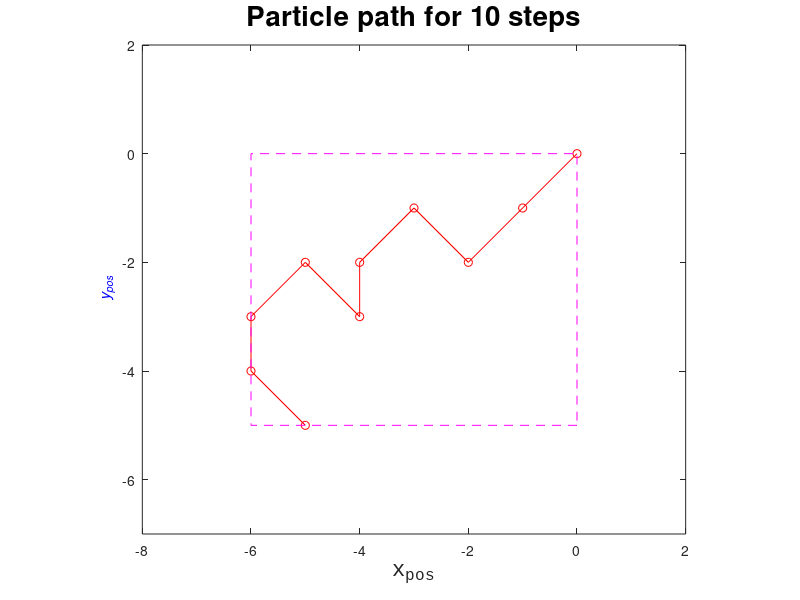

Write the MATLAB code that produced this figure. (Note: this script raises an error after producing the figure.)
%Final Exam - Moro Bamber
%% Level 1
clear
clc

N_steps=10;

x_vec(1)=0;
y_vec(1)=0;
xpos=0;
ypos=0;

for i=2:N_steps
    xrand=rand;
    yrand=rand;
    if xrand <=.47
        dx=-1;
    elseif xrand>.47 && xrand<=.57
        dx=0;
    else
        dx=1;
    end
    
    if yrand <=.49
        dy=-1;
    elseif yrand>.47 && yrand<=.54
        dy=0;
    else
        dy=1;
    end
    
    xpos=xpos+dx;
    ypos=ypos+dy;
    
    xvec(i)=xpos;
    yvec(i)=ypos;
    
end

width=abs(max(xvec)-min(xvec));
xmin=min(xvec);
height=abs(max(yvec)-min(yvec));
ymin=min(yvec);
xmin=min(xvec);
xmax=max(xvec);
ymin=min(yvec);
ymax=max(yvec);

f1=figure(1);
sp1=plot(xvec,yvec,'r-o');
axis equal
rectangle('Position',[xmin ymin width height],'EdgeColor','m','LineStyle','--')
ax1=gca;
set(ax1,'XLim',[(xmin-2) (xmax+2)]);
set(ax1,'YLim',[(ymin-2) (ymax+2)]);
t1=sprintf('%s%.0f%s','Particle path for ',N_steps,' steps');
title(t1,'FontSize',20);
y_text='\it y_{pos}';
ylabel(y_text)
y_lab=get(ax1,'YLabel');
set(y_lab,'Color','blue');
x_text='x_{pos}';
xlabel(x_text);
x_lab=get(ax1,'XLabel');
set(x_lab,'FontName','Courier New','FontSize',16)
x_lab;

f1=fopen('Bamber_L1_path.txt','wt');

fprintf(f1,'%-15s%-15s%-15s\n','Time (step)','x position','y position');
fprintf(f1,'%-15.0f%-15.1f%-15.2f\n',0,0,0);

for j=2:N_steps
    fprintf(f1,'%-15.0f%-15.1f%-15.2f\n',j,xvec(j),yvec(j));
end

fclose(f1);

%% Level 2
clear
clc


L_boundary=20;

[xvec,yvec,t_steps]=bamber_pathgenf(L_boundary);

width=abs(max(xvec)-min(xvec));
xmin=min(xvec);
height=abs(max(yvec)-min(yvec));
ymin=min(yvec);
xmin=min(xvec);
xmax=max(xvec);
ymin=min(yvec);
ymax=max(yvec);
xbmin=0-L_boundary;


f1=figure(2);
sp1=plot(xvec,yvec,'r-o');
axis equal
rectangle('Position',[xmin ymin width height],'EdgeColor','m','LineStyle','--')
rectangle('Position',[xbmin xbmin 2*L_boundary 2*L_boundary],'EdgeColor','b','LineWidth',3)
legend('Path')
ax1=gca;
set(ax1,'XLim',[(xbmin-2) (L_boundary+2)]);
set(ax1,'YLim',[(xbmin-2) (L_boundary+2)]);
t1=sprintf('%s%.0f%s','Particle path for ',t_steps,' steps');
title(t1,'FontSize',20);
y_text='\it y_{pos}';
ylabel(y_text)
y_lab=get(ax1,'YLabel');
set(y_lab,'Color','blue');
x_text='x_{pos}';
xlabel(x_text);
x_lab=get(ax1,'XLabel');
set(x_lab,'FontName','Courier New','FontSize',16)

filename=['Bamber_L2_path_',num2str(L_boundary),'.txt'];
f2=fopen(filename,'wt');
leg=1:1:t_steps;
fprintf(f2,'%-15s%-15s%-15s\n','Time (step)','x position','y position');
fprintf(f2,'%-15.0f%-15.1f%-15.2f\n',0,0,0);
fprintf(1,'%-15.0f%-15.1f%-15.2f\n',leg,xvec,yvec)
for j=2:t_steps
    fprintf(f2,'%-15.0f%-15.1f%-15.2f\n',j,xvec(j),yvec(j));
end

fclose(f2);

%% Level 3
clear
clc

L_boundary=20;

bottom=0;
total_steps=0;
N=10000;
for i=1:N
    [xvec,yvec,t_steps]=bamber_pathgenf(L_boundary);
    
    if yvec(t_steps)==-L_boundary
        bottom=bottom+1;
    end
    
    total_steps=total_steps+t_steps;
    
end

avg_bot_hits=bottom/N;
percent_bothits=[num2str(avg_bot_hits*100),'%'];
p_bottom_hit=[num2str(round(avg_bot_hits,3)),' ','(',percent_bothits,')']
avg_t_steps=round(total_steps/N,1)

%%
function [xvec,yvec,t_steps] = bamber_pathgenf(L_boundary)
%For Final Exan
%   Creates a random path that ends at a boundary.
xbmax=L_boundary;
xbmin=0-L_boundary;
ybmax=L_boundary;
ybmin=0-L_boundary;

x_vec(1)=0;
y_vec(1)=0;
xpos=0;
ypos=0;
N_steps=0;

    while 1
        N_steps=N_steps+1;
        i=N_steps;
        xrand=rand;
        yrand=rand;
        if xrand <=.47
            dx=-1;
        elseif xrand>.47 && xrand<=.57
            dx=0;
        else
            dx=1;
        end

        if yrand <=.49
            dy=-1;
        elseif yrand>.47 && yrand<=.54
            dy=0;
        else
            dy=1;
        end

        xpos=xpos+dx;
        ypos=ypos+dy;
        xvec(i)=xpos;
        yvec(i)=ypos;

        if xpos==xbmax || xpos==xbmin
            break
        end

        if ypos==ybmax || ypos==ybmin
            break
        end
    end
    
    t_steps=i;
    
end
